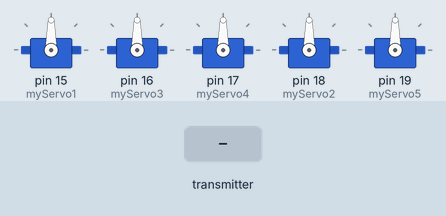
Bench run of a sketch on a simulated Arduino Uno, built with avr-gcc and run on an emulated ATmega328P. Shown: 5 × servo. Inputs (shaded band) come from the test bench. No radio packets arrive unless stated.

Above: at 1.2 s.
1.3 s: the transmitter starts sending msg.0 = 0
At 2.3 s:
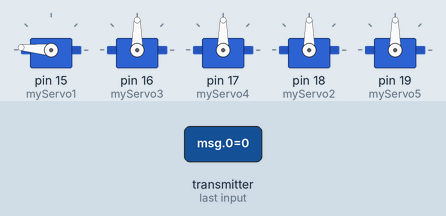
2.8 s: the transmitter starts sending msg.0 = 1
At 3.5 s:
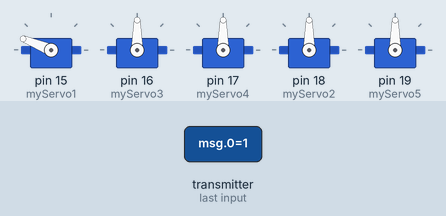
Timing chart, 0 to 5.8 s (numbered marks = the images above; inputs shaded):
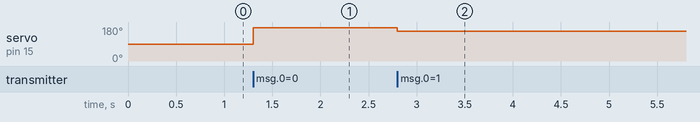

The sketch:

Receiver_hand.ino
```cpp
/*
---- Receiver Code ----
Robotic hand Arduino Tutorial & Projects (YouTube)
Please Subscribe for Support
Download Library https://github.com/maniacbug/RF24/archive/master.zip
*/

#include <Servo.h>    //the library which helps us to control the servo motor
#include <SPI.h>      //the communication interface with the modem
#include "RF24.h"     //the library which helps us to control the radio modem

//define the servo name
Servo myServo1;
Servo myServo3;
Servo myServo4;
Servo myServo2;
Servo myServo5;

RF24 radio(5,10);     /*This object represents a modem connected to the Arduino.
                      Arguments 5 and 10 are a digital pin numbers to which signals
                      CE and CSN are connected.*/

const uint64_t pipe = 0xE8E8F0F0E1LL; //the address of the modem,that will receive data from the Arduino.

int msg[1];

int data; //data variable
int pos; //position variable

void setup(){

  //define the servo input pins
  myServo1.attach(15); //A1
  myServo3.attach(16); //A2
  myServo4.attach(17); //A3
  myServo2.attach(18); //A4
  myServo5.attach(19); //A5

  radio.begin();                    //it activates the modem.
  radio.openReadingPipe(1, pipe);   //determines the address of our modem which receive data.
  radio.startListening();           //enable receiving data via modem
  }


//You don't need to make changes in this section
void loop(){
  if(radio.available()){
    radio.read(msg, 1);

    if(msg[0] <11 && msg[0] >-1){
      data = msg[0], pos=map(data, 0, 10, 175, 0);
      myServo1.write(pos);
    }
    if(msg[0] <21 && msg[0]>10){
      data = msg[0], pos=map(data, 11, 20, 175, 0);
      myServo3.write(pos);
    }
    if(msg[0] <31 && msg[0]>20){
      data = msg[0], pos=map(data, 21, 30, 175, 0);
      myServo4.write(pos);
    }
    if(msg[0] <41 && msg[0]>30){
      data = msg[0], pos=map(data, 31, 40, 175, 0);
      myServo2.write(pos);
    }
    if(msg[0] <51 && msg[0]>40){
      data = msg[0], pos=map(data, 41, 50, 175, 0);
      myServo5.write(pos);
    }
  }
}
```

Measured:
- after the input at 1.3 s, servo on pin 15 (myServo1): 90° → 175° at once
- after the input at 2.8 s, servo on pin 15 (myServo1): 175° → 158° at once
